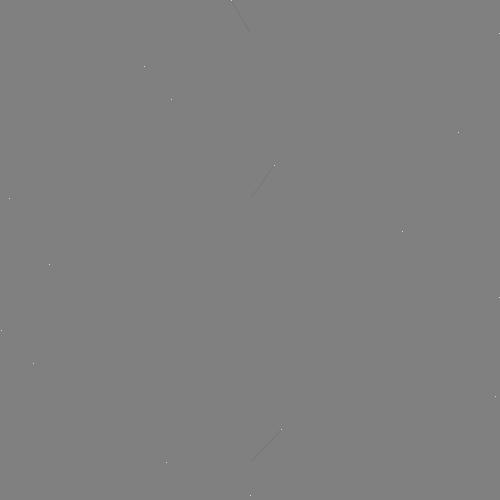
Frame 1 (no input)
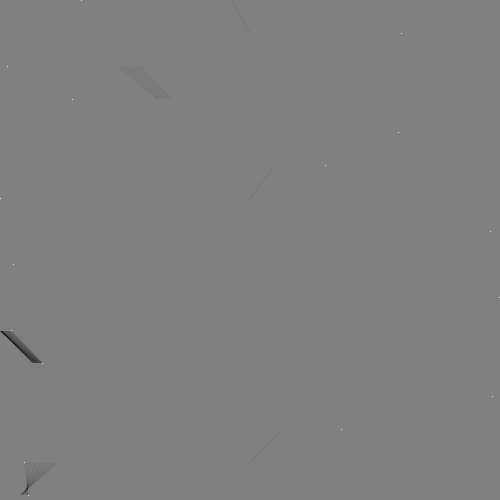
Frame 60 (the mouse pressed at the canvas centre just before this capture)
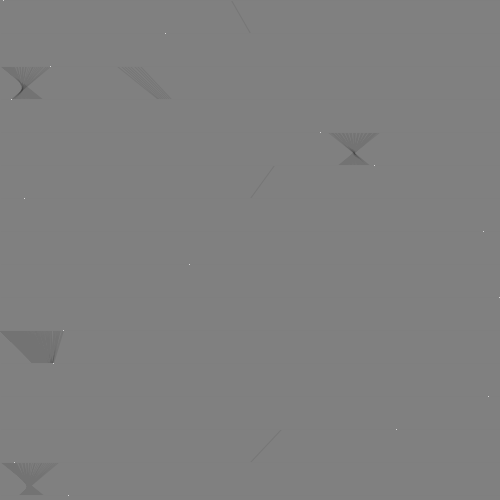
Frame 120 (the mouse held since frame 60 and released just before this capture)

The Processing sketch that drew these frames (run headless with seeded random() and noise(); from frame 60 on, the mouse is pressed at the canvas centre):

// Processing sketch: processing_152196
// ── processing_152196.pde

/*
 * Creative Coding
 * Week 3, 03 - using sin(), cos(), dist() to make a dynamic pattern 
 * by Indae Hwang and Jon McCormack
 * Copyright (c) 2014 Monash University
 *
 * This program allows you to change background color.
 * Press and hold the left mouse button to change color.
 * Use presentation mode( sketch menu > Present or press the shift-comand-r keys together)
 * Press "esc" key to stop running the sktech
 * experiment with changing the value of num and distanceMargin in setup
 */

int     num;     // the number of items in the array
float[] x;       // x-position of point
float[] y;       // y-position
float[] speed;   // speed 
float[] phase;   // phase

int distanceMargin;
float rowHeight;

// background colour
float red;
float green;
float blue;


void setup() {

  size(500, 500);


  // change each value below for different visual
  num = 16;
  distanceMargin = 20;

  rowHeight = height/(num-1); // height of each row

  // allocate size of arrays
  x = new float[num];
  y = new float[num];
  speed = new float[num];
  phase = new float[num]; 


  //setup an initial value for each item in the array
  for (int i=0; i<num; i++) {
    x[i] = width/2; 
    y[i] = rowHeight * i;
    speed[i] = random(1); // returns a random float bewteen 0 and 1
    phase[i] = random(TWO_PI);
  }

  red = 128;
  blue = 128;
  green = 128;
  background(red, green, blue);
}


void draw() {
  
  fill(255);

  for (int i=0; i<num; i++) {

    float rradians = radians(frameCount*speed[i] );

    if (i%2 == 1) { // odd
      x[i] = width/2 + sin(rradians + phase[i])* width/2;
    }
    else { // even
      x[i] = width/2 + cos(rradians + phase[i])* width/2;
    }

    if (i<num-1) {
      float distance = dist(x[i], y[i], x[i+1], y[i+1]);
      if (distance > rowHeight && distance < rowHeight + distanceMargin) {

        stroke(0, 20);
        line(x[i], y[i], x[i+1], y[i+1]);

      }
      
      stroke(red, green, blue);
      line(0, y[i], width, y[i]); 
      stroke(255);
      point(x[i], y[i]);

      stroke(red, green, blue);
      line(0, y[i+1], width, y[i+1]); 
      stroke(255);
      point(x[i+1], y[i+1]);

    }
    
    
  }
  
  if (mousePressed) {
    red = map(mouseX, 0, width, 0, 255);
    green = map(mouseY, 0, height, 0, 255);
    blue = map(mouseX+mouseY, 0, width+height, 255, 0);

    fill(red, green, blue, 10);
    noStroke();
    rect(0, 0, width, height);
  }
}
